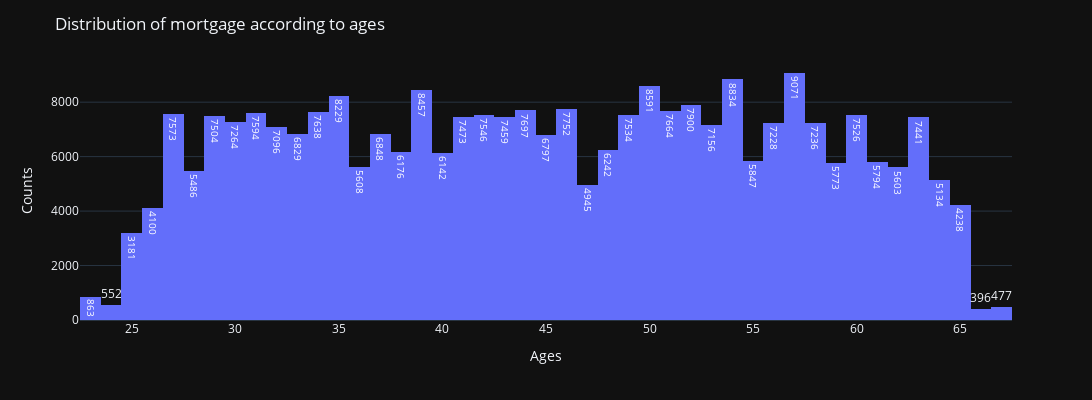

The notebook cell saved with this chart:
### Code cell
fig = px.histogram(data, x='Age', y='Mortgage', barmode='group', text_auto=True)
fig.update_layout(title='Distribution of mortgage according to ages', height=400, width=1200)
fig.update_layout(xaxis_title='Ages', yaxis_title='Counts')
fig.show()

### Figure 1 — Plotly figure (JSON) as saved in the notebook; plotly's stock layout.template omitted (floating-point values rounded to 4 significant figures; data arrays with more than 128 entries replaced by an {"elided": "..."} marker saying what was removed)
{"data": [{"alignmentgroup": "True", "bingroup": "x", "histfunc": "sum", "hovertemplate": "Age=%{x}<br>sum of Mortgage=%{y}<extra></extra>", "legendgroup": "", "marker": {"color": "#636efa", "pattern": {"shape": ""}}, "name": "", "offsetgroup": "", "orientation": "v", "showlegend": false, "texttemplate": "%{value}", "x": {"elided": "5000 int values"}, "xaxis": "x", "y": {"elided": "5000 int values"}, "yaxis": "y", "type": "histogram"}], "layout": {"xaxis": {"anchor": "y", "domain": [0.0, 1.0], "title": {"text": "Ages"}}, "yaxis": {"anchor": "x", "domain": [0.0, 1.0], "title": {"text": "Counts"}}, "legend": {"tracegroupgap": 0}, "margin": {"t": 60}, "barmode": "group", "title": {"text": "Distribution of mortgage according to ages"}, "height": 400, "width": 1200}}
